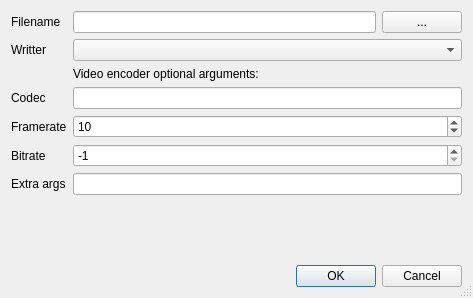
<?xml version="1.0" encoding="UTF-8"?>
<ui version="4.0">
 <class>SaveVideo</class>
 <widget class="QDialog" name="SaveVideo">
  <property name="geometry">
   <rect>
    <x>0</x>
    <y>0</y>
    <width>473</width>
    <height>298</height>
   </rect>
  </property>
  <property name="windowTitle">
   <string>Export as video/sequence of images</string>
  </property>
  <property name="sizeGripEnabled">
   <bool>true</bool>
  </property>
  <property name="modal">
   <bool>true</bool>
  </property>
  <layout class="QVBoxLayout" name="verticalLayout">
   <item>
    <layout class="QFormLayout" name="formLayout">
     <property name="fieldGrowthPolicy">
      <enum>QFormLayout::AllNonFixedFieldsGrow</enum>
     </property>
     <item row="0" column="0">
      <widget class="QLabel" name="label1">
       <property name="text">
        <string>Filename</string>
       </property>
      </widget>
     </item>
     <item row="1" column="0">
      <widget class="QLabel" name="label2">
       <property name="text">
        <string>Writter</string>
       </property>
      </widget>
     </item>
     <item row="1" column="1">
      <widget class="QComboBox" name="comboEncoders"/>
     </item>
     <item row="4" column="0">
      <widget class="QLabel" name="label3">
       <property name="text">
        <string>Framerate</string>
       </property>
      </widget>
     </item>
     <item row="4" column="1">
      <widget class="QSpinBox" name="spinFPS">
       <property name="minimum">
        <number>1</number>
       </property>
       <property name="maximum">
        <number>10000</number>
       </property>
       <property name="value">
        <number>10</number>
       </property>
      </widget>
     </item>
     <item row="6" column="0">
      <widget class="QLabel" name="label4">
       <property name="text">
        <string>Extra args</string>
       </property>
      </widget>
     </item>
     <item row="6" column="1">
      <widget class="QLineEdit" name="lineeditExtraArgs">
       <property name="text">
        <string/>
       </property>
      </widget>
     </item>
     <item row="5" column="0">
      <widget class="QLabel" name="label5">
       <property name="text">
        <string>Bitrate</string>
       </property>
      </widget>
     </item>
     <item row="5" column="1">
      <widget class="QSpinBox" name="spinBitrate">
       <property name="minimum">
        <number>-1</number>
       </property>
       <property name="maximum">
        <number>10000000</number>
       </property>
       <property name="value">
        <number>-1</number>
       </property>
      </widget>
     </item>
     <item row="3" column="0">
      <widget class="QLabel" name="label6">
       <property name="text">
        <string>Codec</string>
       </property>
      </widget>
     </item>
     <item row="3" column="1">
      <widget class="QLineEdit" name="lineeditCodec"/>
     </item>
     <item row="0" column="1">
      <layout class="QHBoxLayout" name="horizontalLayout_2">
       <item>
        <widget class="QLineEdit" name="lineeditFilename">
         <property name="enabled">
          <bool>true</bool>
         </property>
         <property name="text">
          <string/>
         </property>
         <property name="frame">
          <bool>true</bool>
         </property>
        </widget>
       </item>
       <item>
        <widget class="QPushButton" name="buttonFilename">
         <property name="text">
          <string>...</string>
         </property>
        </widget>
       </item>
      </layout>
     </item>
     <item row="2" column="1">
      <widget class="QLabel" name="videoEncoderOptionsLLabel">
       <property name="text">
        <string>Video encoder optional arguments:</string>
       </property>
      </widget>
     </item>
    </layout>
   </item>
   <item>
    <widget class="QDialogButtonBox" name="buttonBox">
     <property name="orientation">
      <enum>Qt::Horizontal</enum>
     </property>
     <property name="standardButtons">
      <set>QDialogButtonBox::Cancel|QDialogButtonBox::Ok</set>
     </property>
    </widget>
   </item>
  </layout>
 </widget>
 <resources/>
 <connections/>
</ui>
